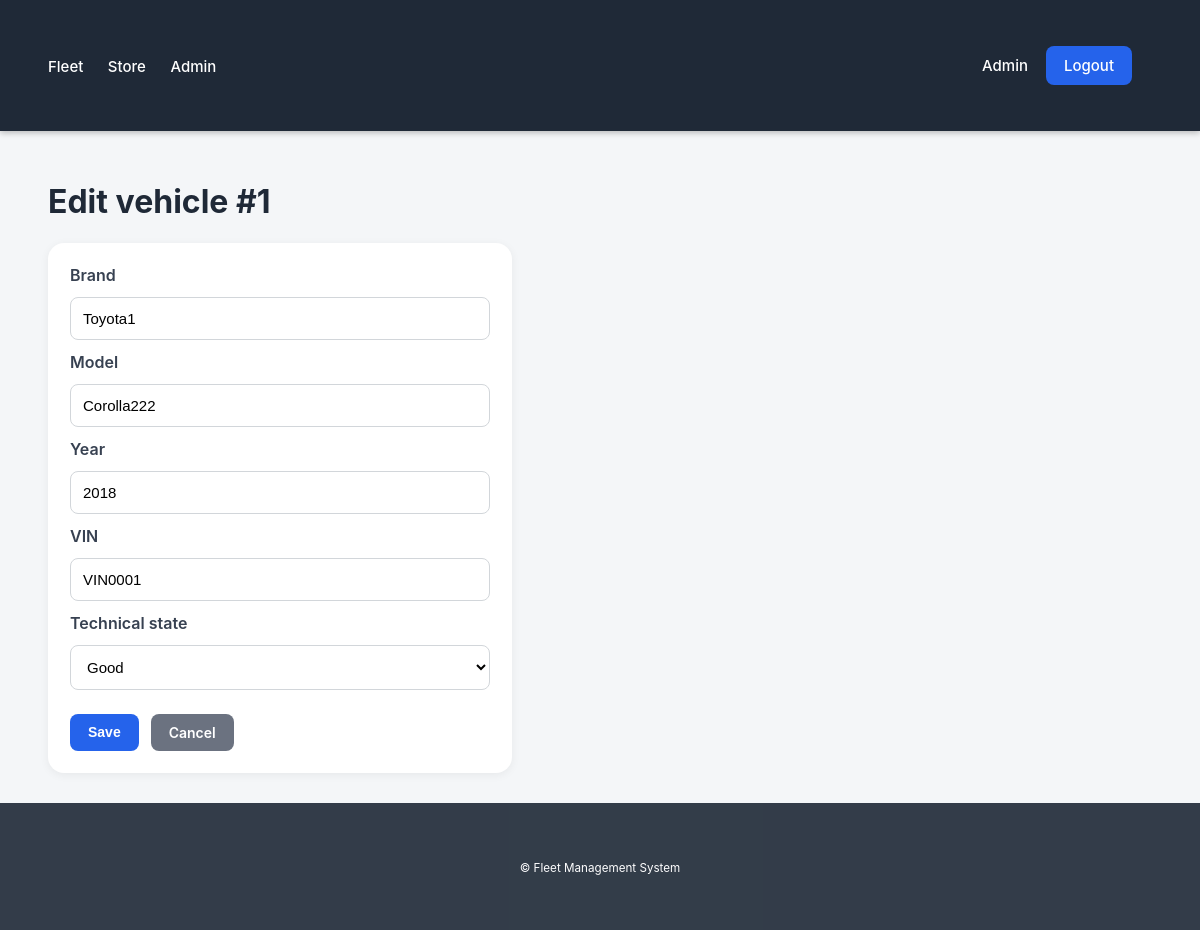
Page /admin/edit_car/1 (signed in) on the committed database.
### app/models/vehicle.py (models this page shows, shortened)
class Vehicle(db.Model):
    __tablename__ = 'vehicles'
    id = db.Column(db.Integer, primary_key=True)
    brand = db.Column(db.String(120), nullable=False)
    model = db.Column(db.String(120), nullable=False)
    year = db.Column(db.Integer, nullable=False)
    vin = db.Column(db.String(100), unique=True, nullable=False)
    technical_state = db.Column(db.String(255), nullable=False)
    trips = db.relationship('Trip', backref='vehicle', cascade='all, delete-orphan', lazy=True)
    maintenances = db.relationship('Maintenance', backref='vehicle', cascade='all, delete-orphan', lazy=True)
    expenses = db.relationship('Expense', backref='vehicle', cascade='all, delete-orphan', lazy=True)
    def to_dict(self):
        return {
            "id": self.id,
            "brand": self.brand,
            "model": self.model,
            "year": self.year,
            "vin": self.vin,
            "technical_state": self.technical_state
        }

### app/controllers/admin_controller.py (the view, shortened to what this page needs)
@admin_bp.route("/edit_car/<int:vid>", methods=["GET", "POST"])
@admin_only
def edit_car(vid):
    vehicle = VehicleService.get_by_id(vid)
    form = vehicle.to_dict() if vehicle else {}
    return render_template("Admin/edit_car.html", vehicle=vehicle, form=form)

### app/controllers/admin_controller.py (called while the page is built)
def admin_only(func):
    @wraps(func)
    def wrapper(*args, **kwargs):
        if "user_id" not in session:
            flash("Login required!", "warning")
            return redirect(url_for("auth.login"))
        if session.get("role") != "admin":
            flash("Access denied!", "danger")
            return redirect(url_for("store.dashboard"))
        return func(*args, **kwargs)
    return wrapper

### app/repositories/vehicle_repository.py (called while the page is built)
    @staticmethod
    def get_by_id(vehicle_id):
        return Vehicle.query.get(vehicle_id)

### app/services/vehicle_service.py (called while the page is built)
    @staticmethod
    def get_by_id(vid):
        return VehicleRepository.get_by_id(vid)

### app/templates/Admin/edit_car.html (shortened to what this page needs)
{% extends 'base.html' %}
{% block content %}
<h1>Edit vehicle #{{ vehicle.id }}</h1>
<form method="post" class="form-card">
  <label>Brand</label><input name="brand" required value="{{ form.brand or '' }}">
  <label>Model</label><input name="model" required value="{{ form.model or '' }}">
  <label>Year</label><input name="year" type="number" min="1900" max="2100" required value="{{ form.year or '' }}">
  <label>VIN</label><input name="vin" required value="{{ form.vin or '' }}">
  <label>Technical state</label>
  <select name="technical_state">
    <option value="Good" {% if form.technical_state=='Good' %}selected{% endif %}>Good</option>
  </select>
  <div class="form-row" style="margin-top:12px">
    <button class="button" type="submit">Save</button>
    <a class="button" href="{{ url_for('admin.manage_cars') }}" style="background:#6b7280">Cancel</a>
  </div>
</form>
{% endblock %}

### app/static/css/style.css (style rules this page uses)
html, body { height: 100%; }
body { margin: 0; padding: 0; font-family: -apple-system, BlinkMacSystemFont, "Segoe UI", Roboto, Arial, sans-serif; background: #f4f6f8; color: #1f2937; display: flex; flex-direction: column; }
* { transition: 0.15s ease; }
.button { padding: 10px 18px; border-radius: 8px; background: #2563eb; color: white; text-decoration: none; font-weight: 600; font-size: 14px; display: inline-block; border: none; cursor: pointer; }
.form-card { background: white; padding: 22px; border-radius: 16px; width: 420px; box-shadow: 0 2px 10px rgba(0,0,0,0.06); display: flex; flex-direction: column; gap: 12px; }
.form-card label { font-weight: 600; color: #374151; }
.form-card input, .form-card select, .form-card textarea { padding: 12px; border-radius: 8px; border: 1px solid #d2d6da; font-size: 15px; background: #fff; }
.form-row { display: flex; gap: 12px; }

### rows in the picture
Vehicle: id "1", brand "Toyota1", model "Corolla222", year "2018", vin "VIN0001", technical_state "Good"

### other values in the picture
{{ session.get('user_name') }} "Admin"
